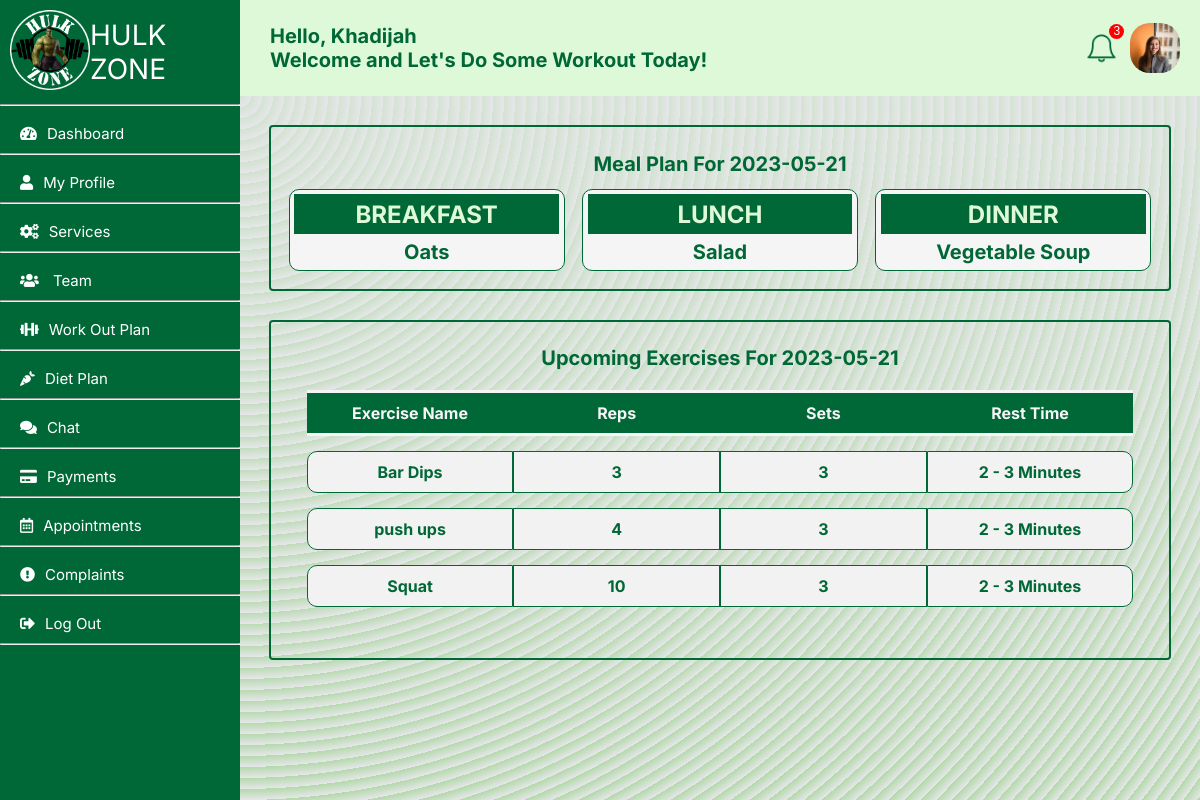
/member/dashboard.php (signed in), run on the app's committed database.
### tables this page shows
CREATE TABLE `user` (
  `userID` int NOT NULL,
  `fName` text NOT NULL,
  `lName` text NOT NULL,
  `NIC` text NOT NULL,
  `gender` varchar(50) NOT NULL,
  `profilePhoto` text,
  `dateOfBirth` date NOT NULL,
  `roles` int NOT NULL,
  `statuses` int NOT NULL,
  `contactNumber` int NOT NULL,
  `streetNumber` varchar(255) DEFAULT NULL,
  `addressLine01` text,
  `addressLine02` text,
  `city` text,
  `pw` varchar(255) NOT NULL,
  `created_at` date NOT NULL,
  `email` varchar(50) NOT NULL
);

CREATE TABLE `dietplan` (
  `diet_id` int NOT NULL,
  `employeeID` int NOT NULL,
  `memberID` int NOT NULL,
  `startDate` datetime NOT NULL,
  `breakfastMeal` varchar(100) NOT NULL,
  `breakfastQty` varchar(50) NOT NULL,
  `breakfastCal` varchar(50) NOT NULL,
  `lunchMeal` varchar(100) NOT NULL,
  `lunchQty` varchar(50) NOT NULL,
  `lunchCal` varchar(50) NOT NULL,
  `dinnerMeal` text NOT NULL,
  `dinnerQty` varchar(50) NOT NULL,
  `dinnerCal` varchar(50) NOT NULL,
  `day` int NOT NULL
);

CREATE TABLE `workoutplan` (
  `workout_id` int NOT NULL,
  `employeeID` int NOT NULL,
  `memberID` int NOT NULL,
  `startDate` datetime NOT NULL,
  `exerciseName` varchar(50) NOT NULL,
  `reps` int NOT NULL,
  `sets` int NOT NULL,
  `day` int NOT NULL
);

### member/setProfilePic.php (called while the page is built)
<?php
$query = "SELECT * from user where userID = " . $_SESSION['userID'];
    $result = mysqli_query($conn, $query);
    $query1 = "SELECT * from member where userID = " . $_SESSION['userID'];
    $result1 = mysqli_query($conn, $query1);
    if (mysqli_num_rows($result) == 1 && mysqli_num_rows($result1) == 1) {
        $row = mysqli_fetch_assoc($result);
        $row1 = mysqli_fetch_assoc($result1);
    } else {
        echo '<script> window.alert("Error receiving data!");</script>';
    }
    if(isset($row['profilePhoto']) && $row['profilePhoto'] != NULL){
        $profilePictureLink = $row['profilePhoto'];
    }else{
        $profilePictureLink = '../profileImages/default.png';
    }
?>

### member/dashboard.php (the view, shortened to what this page needs)
<?php
include '../connect.php';
?>
<?php
    include("setProfilePic.php");
?>
<!DOCTYPE html>
<html lang="en">
<head>
    <link rel="stylesheet" type="text/css" href="../member/style/gen.css">
    <link rel="stylesheet" type="text/css" href="../member/style/dashboard.css">
</head>
<body>
    <div class="container">
        <div class = "nav-bar">
            <?php
                include("navBar.php");
            ?>
        <div class="body">
            <div class = "header">
                <div class="left">
                    Hello,
                    <?php
                        echo $_SESSION["firstName"];
                    ?>
                    <br>
                    Welcome and Let's Do Some Workout Today!
                </div>
                <div class="right">
                    <div class="notification-bell">
                        <?php include("notifications.php"); ?>
                    </div>
                    <img src="<?php echo $profilePictureLink; ?>" alt="dp" width="50px" height="50px" style="border-radius: 20px;">
                </div>
            </div>
            <div class="content">
                <div class="row">
                    <p>Meal Plan For <?php echo date("Y-m-d"); ?></p>
                    <div class="row-2">
                        <?php
                        $dayNumber = date('N');
                        $sql6 = "SELECT * FROM serviceCharge WHERE memberID = $row1[memberID] AND serviceID = 3 AND endDate >= CURDATE() LIMIT 1";
                        $result6 = mysqli_query($conn, $sql6);
                        if (mysqli_num_rows($result6) > 0) {
                            $row6 = mysqli_fetch_assoc($result6);
                            $startDate = $row6['startDate'];
                            $empid = $row6['employeeID'];
                            $memberID = $row6['memberID'];
                            $sql7 = "SELECT * FROM dietplan WHERE startDate = '$startDate' AND employeeID = '$empid' AND memberID = '$memberID' AND day = $dayNumber";
                            $result7 = mysqli_query($conn, $sql7);
                            if (mysqli_num_rows($result7) > 0) {
                                $row7 = mysqli_fetch_assoc($result7);
                                $breakfastMeal = $row7['breakfastMeal'];
                                $lunchMeal = $row7['lunchMeal'];
                                $dinnerMeal = $row7['dinnerMeal'];
                                echo '<div class="sub-content">
                                        <p>Breakfast</p>
                                        <div>'.$breakfastMeal.'</div>
                                    </div>
                                    <div class="sub-content">
                                        <p>Lunch</p>
                                        <div>'.$lunchMeal.'</div>
                                    </div>
                                    <div class="sub-content">
                                        <p>Dinner</p>
                                        <div>'.$dinnerMeal.'</div>
                                    </div>';
                            }
                        }
                        ?>
                    </div>
                </div>
                <div class="row">
                    <p>Upcoming Exercises For <?php echo date("Y-m-d"); ?></p>
                    <div class="row" style = "border: 0px; margin-top:0;">
                        <?php
                            $sql8 = "SELECT * FROM serviceCharge WHERE memberID = $row1[memberID] AND serviceID in (1,2,4) AND endDate >= CURDATE() LIMIT 1";
                            $result8 = mysqli_query($conn, $sql8);
                            echo '<table>
                            <tr  style = "background-color: #006837;">
                                <th> Exercise Name </th>
                                <th> Reps </th>
                                <th> Sets </th>
                                <th> Rest Time </th>
                            </tr>';
                            if (mysqli_num_rows($result8) > 0) {
                                $row8 = mysqli_fetch_assoc($result8);
                                $startDate = $row8['startDate'];
                                $empid = $row8['employeeID'];
                                $sql = "SELECT * FROM workoutplan WHERE employeeID = '$empid' AND startDate = '$startDate' AND day = $dayNumber AND memberID = $row1[memberID]";
                                $result = mysqli_query($conn, $sql);
                                if (mysqli_num_rows($result) > 0) {
                                    while ($row = mysqli_fetch_assoc($result)) {
                                        $field2name = $row["exerciseName"];
                                        $field3name = $row["reps"];
                                        $field4name = $row["sets"];
                                        $field5name = "2 - 3 Minutes";
                                        echo '<tr>
                                            <td>'.$field2name.'</td>
                                            <td>'.$field3name.'</td>
                                            <td>'.$field4name.'</td>
                                            <td>'.$field5name.'</td>
                                        </tr>';
                                    }
                                    echo '</table>';
                                }else{
                                    echo '<tr>
                                        <td colspan="04" style="border-radius: 10px 10px 10px 10px;"> No Exercises For the Day. </td>
                                    </tr>';
                                    echo '</table>';
                                }
                            }else{
                                echo '<tr>
                                    <td colspan="04" style="border-radius: 10px 10px 10px 10px;"> You have not Selected a Service Yet. </td>
                                </tr>';
                                echo '</table>';
                            }
                        ?>
                    </div>
                </div>
            </div>
        </div>
</body>
</html>

### data on the page
user: profilePhoto (picture)
dietplan: breakfastMeal "Oats", lunchMeal "Salad", dinnerMeal "Vegetable Soup"
workoutplan: exerciseName "Bar Dips", reps "3", sets "3", field5name "2 - 3 Minutes"
workoutplan: exerciseName "push ups", reps "4", sets "3", field5name "2 - 3 Minutes"
workoutplan: exerciseName "Squat", reps "10", sets "3", field5name "2 - 3 Minutes"

### other printed values
$_SESSION["firstName"] "Khadijah"
$unread_count "3"
